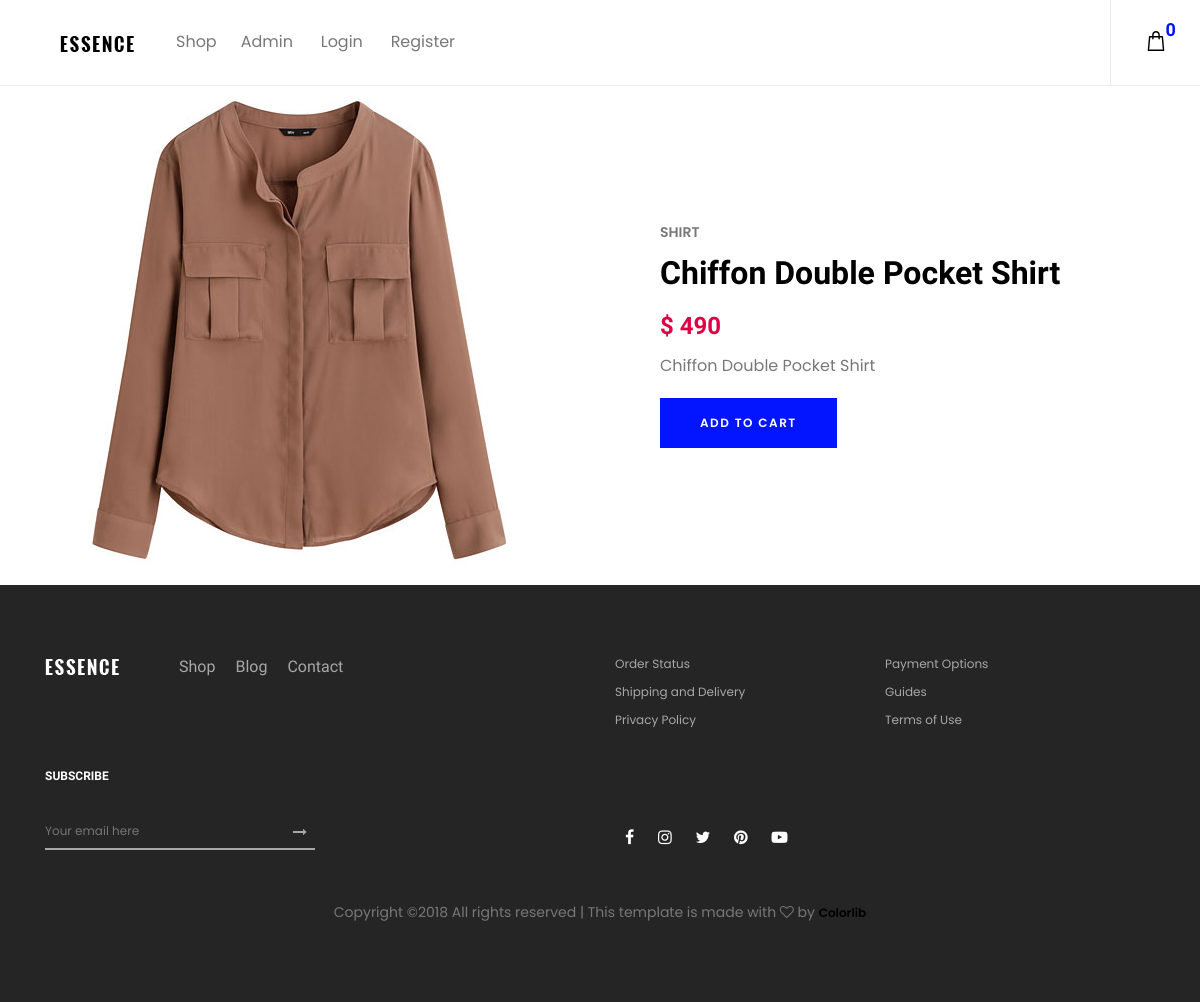
Screenshot of /index.php?page=singleProduct&productId=20 with the database file from the repository.
### tables this page shows
CREATE TABLE `products` (
  `id` int(11) NOT NULL,
  `product_name` varchar(255) NOT NULL,
  `product_des` text NOT NULL,
  `product_cat` varchar(255) NOT NULL,
  `product_image` varchar(255) NOT NULL,
  `product_price` float NOT NULL,
  `product_reduce` float NOT NULL,
  `product_quantity` int(11) NOT NULL,
  `product_dateCreate` date NOT NULL,
  `product_dateUpdate` date DEFAULT NULL
);

CREATE TABLE `categories` (
  `id` int(11) NOT NULL,
  `cat_name` varchar(255) NOT NULL
);

### models/databaseModel.php (called while the page is built, shortened)
<?php
class Database
{
    public function connect() {
        $this->conn = mysqli_connect('localhost', 'root', '', 'clothing_shop');
        return $this->conn;
    }
}

### models/productModel.php (called while the page is built, shortened)
<?php
    include 'databaseModel.php';
    class ProductModel extends Database
    {
        public function getProductById($id)
        {
            $sql = "SELECT * FROM products WHERE id = {$id}";
            $result = mysqli_query($this->conn, $sql);
            return $result;
        }
    }

### index.php (called while the page is built)
<?php include('views/header.php'); ?>
    <?php
        include('controllers/home_controller.php');
        $homeController = new HomeController();
        $homeController->checkRequest();
    ?>
<?php include('views/footer.php'); ?>

### models/categoryModel.php (called while the page is built, shortened)
<?php
    class CategoryModel extends Database
    {
        public function get_category_name($category_id)
        {
            $sql = "SELECT * FROM categories WHERE id = $category_id";
            $result = mysqli_query($this->conn, $sql);
            $category = mysqli_fetch_array($result);
            $category_name = $category['cat_name'];
            return $category_name;
        }
    }

### views/singleProduct.php (the view, shortened to what this page needs)
<?php while ($row = mysqli_fetch_array($result)) : ?>
<section class="single_product_details_area d-flex align-items-center">
    <div class="single_product_thumb clearfix center">
        <img src="img/uploads/<?php echo $row['product_image']?>" alt="">
    </div>
    <div class="single_product_desc clearfix">
        <span>
            <?php
                $category = new CategoryModel();
                $catName = $category->get_category_name($row['product_cat']);
                echo $catName
            ?>
        </span>
        <h2><?php echo $row['product_name']?></h2>
        <p class="product-price">$ <?php echo $row['product_price']?></p>
        <p class="product-desc"><?php echo $row['product_des']?></p>
        <form method="post">
            <div class="cart-fav-box d-flex align-items-center">
                <a href="<?php echo $_SERVER['PHP_SELF']?>?page=shop&cart=add&addId=<?php echo $row['id']?>" class="btn essence-btn">Add to Cart</a>
            </div>
        </form>
    </div>
</section>
<?php endwhile ?>

### public/css/core-style.css (style rules this page uses)
* { margin: 0; padding: 0; }
body { font-family: "Poppins", sans-serif; font-size: 14px; background-color: #ffffff; margin-top: 85px; }
h1, h2, h3, h4, h5, h6 { color: #000000; line-height: 1.3; font-weight: 700; font-family: "Ubuntu", sans-serif; }
p { color: #787878; font-size: 14px; line-height: 2; font-weight: 400; }
a { -webkit-transition: all 500ms ease 0s; transition: all 500ms ease 0s; text-decoration: none; outline: 0 solid transparent; color: #000000; font-weight: 600; font-size: 12px; }
img { height: auto; max-width: 100%; }
.essence-btn { display: inline-block; min-width: 170px; height: 50px; color: #ffffff; border: none; border-radius: 0; padding: 0 40px; text-transform: uppercase; font-size: 12px; line-height: 50px; background-color: #0315ff; letter-spacing: 1.5px; font-weight: 600; }
.single_product_details_area { position: relative; z-index: 100; -ms-flex-wrap: wrap; flex-wrap: wrap; }
.single_product_details_area .single_product_thumb, .single_product_details_area .single_product_desc { -webkit-box-flex: 0; -ms-flex: 0 0 50%; flex: 0 0 50%; max-width: 50%; width: 50%; position: relative; z-index: 1; }
.single_product_details_area .single_product_desc { position: relative; z-index: 1; padding: 50px 5%; }
.single_product_details_area .single_product_desc span { font-size: 14px; text-transform: uppercase; font-weight: 600; color: #787878; margin-bottom: 10px; display: block; }
.single_product_details_area .single_product_desc .product-price { margin-bottom: 0; font-family: "Ubuntu", sans-serif; font-size: 24px; color: #dc0345; font-weight: 700; }
.single_product_details_area .single_product_desc .product-desc { font-size: 16px; }

### public/css/style.css (style rules this page uses)
.center { text-align: center; }

### rows the page displays
products: product_image (picture), product_cat.cat_name "SHIRT", product_name "Chiffon Double Pocket Shirt", product_price "490", product_des "Chiffon Double Pocket Shirt"
